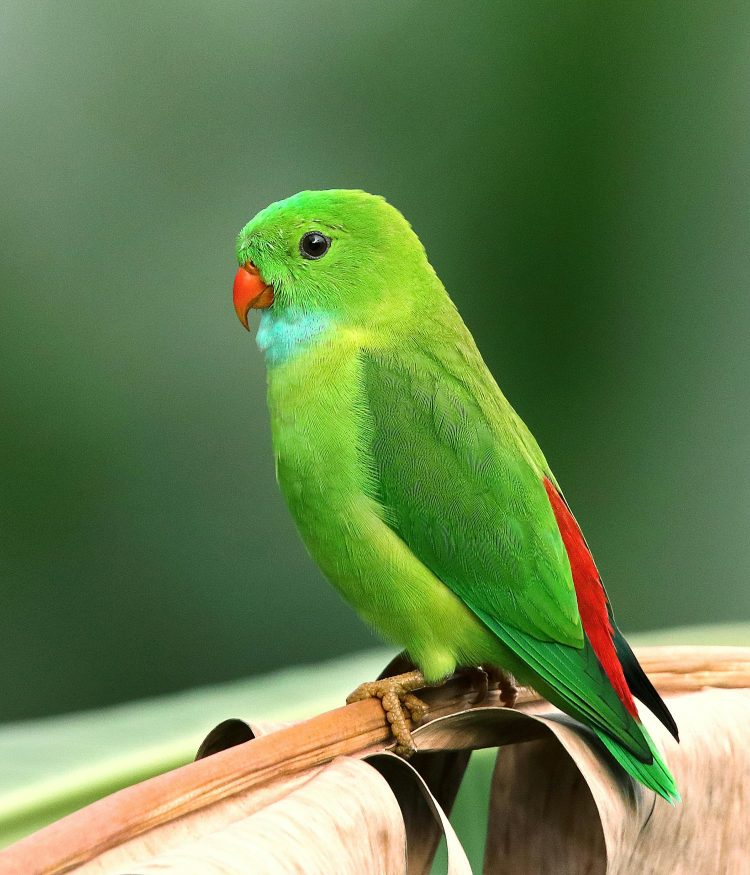
#> input picture 30 Day Plylist/burung.jpg, 2250 x 2625 px, found by its file name (shown at 1/3 size)
$ python Day1Vid1.py
#> lines starting #> are read from the running program, lines starting #| are printed output that depends on the picture
'''
1. numpy
2. Fungsi os.path,Tujuan & Kegunaan

os.path.join(),
Menggabungkan komponen jalur secara cerdas.
Ini adalah fungsi terpenting. Daripada menulis 'folder' + '/' + 'file.jpg',
Anda bisa menulis os.path.join('folder', 'file.jpg'). Fungsi ini akan otomatis
menggunakan pemisah jalur yang benar (/ di Linux/macOS, \ di Windows).

os.path.exists(),
Memeriksa apakah file/folder ada. Digunakan untuk pengecekan error yang baik
sebelum memanggil cv2.imread(). Ini mencegah AttributeError: 'NoneType' jika gambar tidak ditemukan.

os.path.abspath(),
Mengubah jalur relatif menjadi jalur absolut (lengkap). Membantu menghilangkan ambiguitas saat program
dijalankan dari direktori yang berbeda.
'''
import cv2
import numpy
import os

# image = cv2.imread(r'D:\Azqya Old Code 2\PY and NumPy\30 Day Plylist\azqya.jpg')
image = cv2.imread(r'D:\Azqya Old Code 2\PY and NumPy\30 Day Plylist\burung.jpg')
#> image is the input picture: shape (2625, 2250, 3); mean B, G, R 76.1, 127.4, 100.4
# [7 lines of commented-out code are left out]

'''
if image is not None :
    window_name = 'Gambarku'
    cv2.namedWindow(window_name,cv2.WINDOW_NORMAL) #memungkinkan ubah ukuran jendela
    cv2.resizeWindow(window_name,800,600)
    cv2.imshow(window_name, image)
    cv2.waitKey(0)
    cv2.destroyAllWindows()
else :
    print ("ERORRRRRRRR HUHUUU TT")
print(image)
'''
##############MENGUBAH DAN MENGAKSES PIKSEL TERTENTU##########################
'''
cara mengakses nilai BGR dari piksel tunggal, misalnya
piksel di koordinat (100, 50). Ini adalah kunci untuk
memahami bagaimana cara mengubah warna pada titik tertentu
di gambar.
'''

'''

pixel_value = image[100,50]

print(f"Nilai BGR piksel(100,50) : {pixel_value}")

image[ 700 :900, 200:400] = [0, 200, 100]
image[700:900, 1000:1200] = [100, 0, 1]
image[100:300, 1000:1200] = [100, 0, 1]
cv2.imshow(window_name,image)
cv2.waitKey(0)
cv2.destroyAllWindows()
'''
##########################(Region of Interest / ROI)##########################
'''
Tujuan dari ROI adalah mengambil sub-array (bagian kecil) dari gambar asli.
!! Saat memotong ROI, variabel roi yang baru tetap menjadi array NumPy yang independen !!

'''

# [6 lines of commented-out code are left out]
resize_image = cv2.resize(image,(580,540))
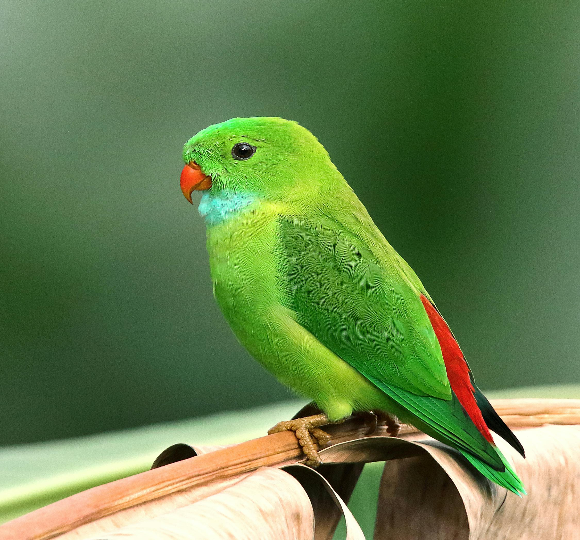
#> resize_image: shape (540, 580, 3); mean B, G, R 76, 127.3, 100.3

img_color = cv2.cvtColor(resize_image, cv2.COLOR_BGR2RGB)
imgdgry = cv2.cvtColor(resize_image, cv2.COLOR_BGR2GRAY)
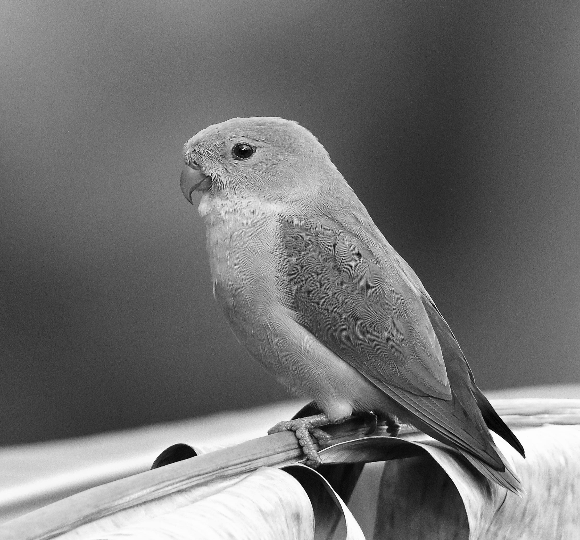
#> imgdgry: shape (540, 580); min 1, max 254, mean 113.4

# biar bisa manggil 2 windows tab
cv2.namedWindow('warna', cv2.WINDOW_NORMAL)
cv2.namedWindow('abu', cv2.WINDOW_NORMAL)
cv2.namedWindow('asli', cv2.WINDOW_NORMAL)

cv2.imshow('warna', img_color)
cv2.imshow('abu', imgdgry)
cv2.imshow('asli', image)

cv2.waitKey(0)
cv2.destroyAllWindows()

$ run again, with 30 Day Plylist/azqya.jpg copied over 30 Day Plylist/burung.jpg
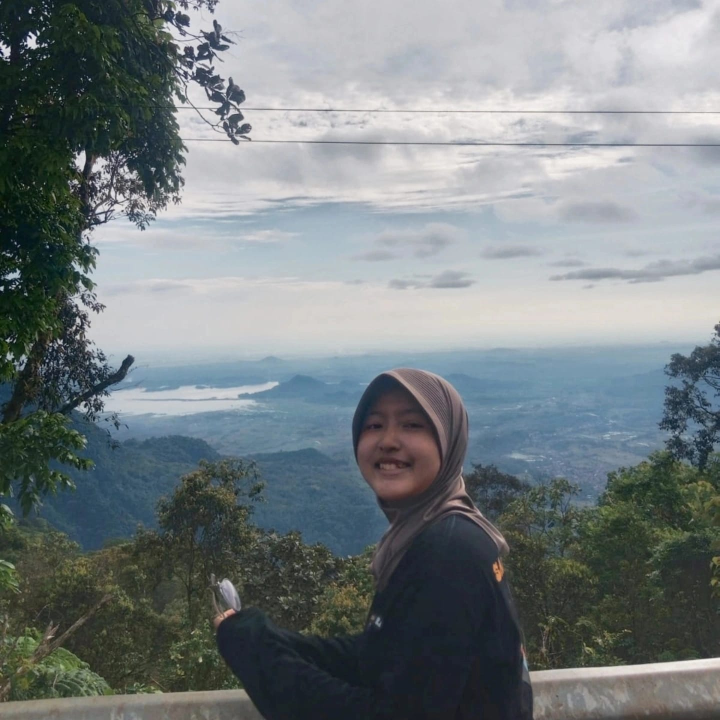
#> input picture 30 Day Plylist/azqya.jpg, 1440 x 1440 px, found by its file name (shown at 1/2 size)
#> image is the input picture: shape (1440, 1440, 3); mean B, G, R 128.9, 126.6, 119
#> `resize_image = cv2.resize(image,(580,540))`:
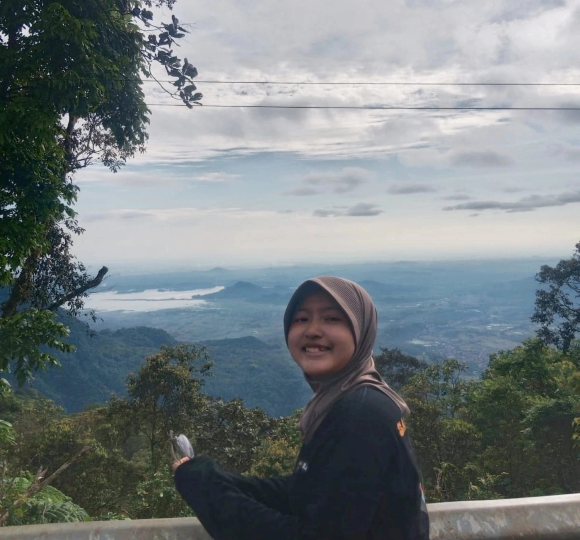
#> resize_image: shape (540, 580, 3); mean B, G, R 128.9, 126.6, 118.9
#> `imgdgry = cv2.cvtColor(resize_image, cv2.COLOR_BGR2GRAY)`:
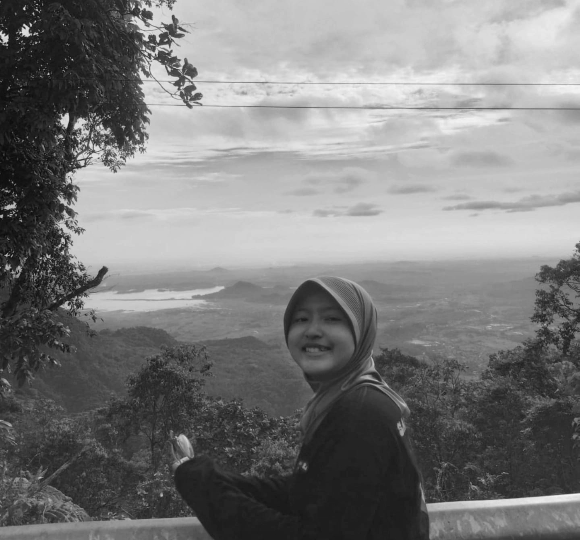
#> imgdgry: shape (540, 580); min 10, max 245, mean 124.5
